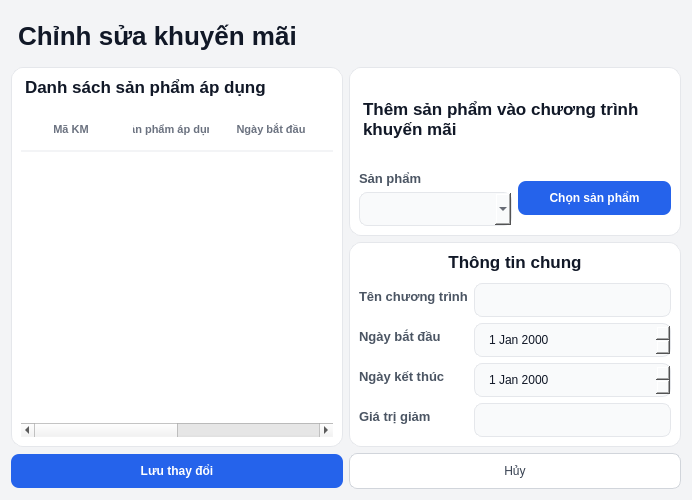
<?xml version="1.0" encoding="UTF-8"?>
<ui version="4.0">
 <class>Dialog</class>
 <widget class="QDialog" name="Dialog">
  <property name="geometry">
   <rect>
    <x>0</x>
    <y>0</y>
    <width>692</width>
    <height>500</height>
   </rect>
  </property>
  <property name="windowTitle">
   <string>Dialog</string>
  </property>
  <property name="styleSheet">
   <string notr="true">/* 1. Tổng thể Cửa sổ và Phông chữ [cite: 734-736] */
QDialog {
    background-color: #f3f4f6; /* Nền xám nhạt làm nổi bật các Card trắng */
    font-family: &quot;Inter&quot;, &quot;Segoe UI&quot;, sans-serif;
}

/* 2. Tiêu đề trang chính (Chỉnh sửa khuyến mãi) [cite: 737-739, 750] */
QLabel#lblTitleChinhSuaKM {
    font-size: 26px;
    font-weight: 800; /* Extra bold */
    color: #111827;   /* Đen tuyền chuyên nghiệp */
    padding: 10px 0px;
}

/* 3. Thẻ nội dung (Cards) [cite: 740, 751, 756, 763] */
QFrame#frame, QFrame#frame_2, QFrame#frame_3 {
    background-color: #ffffff;
    border: 1px solid #e5e7eb;
    border-radius: 12px; /* Bo góc đồng bộ toàn hệ thống */
}

/* 4. Tiêu đề các khối con [cite: 741, 751, 757, 764] */
QLabel#lblThemSPCTKM, QLabel#lblDanhSachSP, QLabel#lblThongTinChung {
    font-size: 17px;
    font-weight: 700;
    color: #111827;
    background-color: transparent;
    border: none;
    margin-bottom: 5px;
}

/* 5. Nhãn mô tả thuộc tính (Labels - Key) [cite: 742, 753, 765-768] */
QLabel#lblSP, QLabel#lblTenCTKM, QLabel#lblNgayBatDau, 
QLabel#lblNgayKetThuc, QLabel#lblGiaTriGiam {
    font-size: 13px;
    font-weight: 600; /* Semi-bold */
    color: #4b5563;   /* Màu xám đậm chuyên nghiệp */
}

/* 6. Ô nhập liệu và Chọn lựa (Inputs) [cite: 769-771] */
QLineEdit, QComboBox, QDateEdit {
    background-color: #f9fafb;
    border: 1px solid #e5e7eb;
    border-radius: 8px;
    padding: 8px 12px;
    color: #111827;
}

QLineEdit:focus, QComboBox:focus, QDateEdit:focus {
    border: 2px solid #2563eb; /* Viền xanh dương thương hiệu */
    background-color: #ffffff;
}

/* 7. Các nút bấm hành động [cite: 744-745, 755, 772-773] */
/* Nút chính (Lưu, Thêm) */
QPushButton#btnLuu, QPushButton#btnThemSPCTKM {
    background-color: #2563eb;
    color: #ffffff;
    font-weight: 700;
    border-radius: 8px;
    padding: 10px 20px;
}

QPushButton:hover {
    background-color: #1d4ed8;
}

/* Nút phụ (Hủy) */
QPushButton#btnHuy {
    background-color: #ffffff;
    color: #374151;
    border: 1px solid #d1d5db;
    border-radius: 8px;
    padding: 10px 20px;
}

/* 8. Bảng danh sách sản phẩm áp dụng [cite: 746-749, 758-761] */
QTableWidget#tblDanhSachSP {
    background-color: #ffffff;
    border: none;
    gridline-color: transparent;
    outline: none;
}

QHeaderView::section {
    background-color: #ffffff;
    padding: 12px;
    border: none;
    border-bottom: 2px solid #f3f4f6;
    font-weight: bold;
    color: #6b7280;
    text-transform: uppercase; /* BUỘC IN HOA TIÊU ĐỀ CỘT */
    font-size: 11px;
}</string>
  </property>
  <layout class="QVBoxLayout" name="verticalLayout_6">
   <item>
    <layout class="QHBoxLayout" name="horizontalLayout_2">
     <item>
      <widget class="QLabel" name="lblTitleChinhSuaKM">
       <property name="text">
        <string>Chỉnh sửa khuyến mãi</string>
       </property>
      </widget>
     </item>
    </layout>
   </item>
   <item>
    <layout class="QHBoxLayout" name="horizontalLayout_4">
     <item>
      <widget class="QFrame" name="frame">
       <property name="frameShape">
        <enum>QFrame::StyledPanel</enum>
       </property>
       <property name="frameShadow">
        <enum>QFrame::Raised</enum>
       </property>
       <layout class="QVBoxLayout" name="verticalLayout_5">
        <item>
         <widget class="QLabel" name="lblDanhSachSP">
          <property name="text">
           <string>Danh sách sản phẩm áp dụng </string>
          </property>
         </widget>
        </item>
        <item>
         <widget class="QTableWidget" name="tblDanhSachSP">
          <column>
           <property name="text">
            <string>Mã KM</string>
           </property>
          </column>
          <column>
           <property name="text">
            <string>Sản phẩm áp dụng</string>
           </property>
          </column>
          <column>
           <property name="text">
            <string>Ngày bắt đầu</string>
           </property>
          </column>
          <column>
           <property name="text">
            <string>Ngày kết thúc</string>
           </property>
          </column>
          <column>
           <property name="text">
            <string>Tổng cộng</string>
           </property>
          </column>
          <column>
           <property name="text">
            <string>Thao tác</string>
           </property>
          </column>
         </widget>
        </item>
       </layout>
      </widget>
     </item>
     <item>
      <layout class="QVBoxLayout" name="verticalLayout_3">
       <item>
        <widget class="QFrame" name="frame_2">
         <property name="frameShape">
          <enum>QFrame::StyledPanel</enum>
         </property>
         <property name="frameShadow">
          <enum>QFrame::Raised</enum>
         </property>
         <layout class="QVBoxLayout" name="verticalLayout_4">
          <item>
           <widget class="QLabel" name="lblThemSPCTKM">
            <property name="text">
             <string>Thêm sản phẩm vào chương trình khuyến mãi</string>
            </property>
            <property name="wordWrap">
             <bool>true</bool>
            </property>
           </widget>
          </item>
          <item>
           <layout class="QHBoxLayout" name="horizontalLayout_3">
            <item>
             <layout class="QVBoxLayout" name="verticalLayout_2">
              <item>
               <widget class="QLabel" name="lblSP">
                <property name="text">
                 <string>Sản phẩm</string>
                </property>
               </widget>
              </item>
              <item>
               <widget class="QComboBox" name="cbSP"/>
              </item>
             </layout>
            </item>
            <item>
             <widget class="QPushButton" name="btnThemSPCTKM">
              <property name="text">
               <string>Chọn sản phẩm</string>
              </property>
             </widget>
            </item>
           </layout>
          </item>
         </layout>
        </widget>
       </item>
       <item>
        <widget class="QFrame" name="frame_3">
         <property name="frameShape">
          <enum>QFrame::StyledPanel</enum>
         </property>
         <property name="frameShadow">
          <enum>QFrame::Raised</enum>
         </property>
         <layout class="QVBoxLayout" name="verticalLayout">
          <item>
           <widget class="QLabel" name="lblThongTinChung">
            <property name="text">
             <string>Thông tin chung</string>
            </property>
            <property name="alignment">
             <set>Qt::AlignCenter</set>
            </property>
           </widget>
          </item>
          <item>
           <layout class="QFormLayout" name="formLayout">
            <item row="0" column="0">
             <widget class="QLabel" name="lblTenCTKM">
              <property name="text">
               <string>Tên chương trình</string>
              </property>
             </widget>
            </item>
            <item row="0" column="1">
             <widget class="QLineEdit" name="txtTenCTKM"/>
            </item>
            <item row="1" column="0">
             <widget class="QLabel" name="lblNgayBatDau">
              <property name="text">
               <string>Ngày bắt đầu</string>
              </property>
             </widget>
            </item>
            <item row="1" column="1">
             <widget class="QDateEdit" name="dteNgayBatDau"/>
            </item>
            <item row="2" column="0">
             <widget class="QLabel" name="lblNgayKetThuc">
              <property name="text">
               <string>Ngày kết thúc</string>
              </property>
             </widget>
            </item>
            <item row="2" column="1">
             <widget class="QDateEdit" name="dteNgayKetThuc"/>
            </item>
            <item row="3" column="0">
             <widget class="QLabel" name="lblGiaTriGiam">
              <property name="text">
               <string>Giá trị giảm</string>
              </property>
             </widget>
            </item>
            <item row="3" column="1">
             <widget class="QLineEdit" name="txtGiaTriGiam"/>
            </item>
           </layout>
          </item>
         </layout>
        </widget>
       </item>
      </layout>
     </item>
    </layout>
   </item>
   <item>
    <layout class="QHBoxLayout" name="horizontalLayout">
     <item>
      <widget class="QPushButton" name="btnLuu">
       <property name="text">
        <string>Lưu thay đổi</string>
       </property>
      </widget>
     </item>
     <item>
      <widget class="QPushButton" name="btnHuy">
       <property name="text">
        <string>Hủy</string>
       </property>
      </widget>
     </item>
    </layout>
   </item>
  </layout>
 </widget>
 <resources/>
 <connections/>
</ui>
